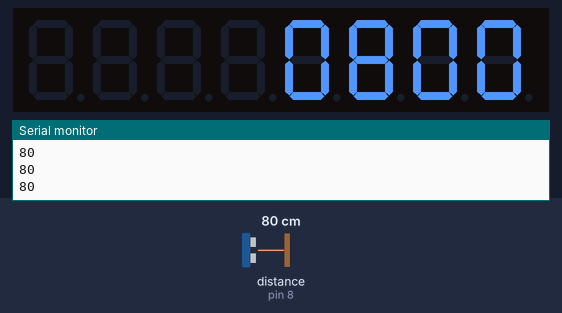
Bench run of a sketch on a simulated Arduino Uno, built with avr-gcc and run on an emulated ATmega328P. On the bench: 8-digit seven-segment display, the last lines printed to the serial monitor. Wiring (inferred from the names in the program): ultrasonic range finder: trigger pin 9; echo pin 8. The inputs (shaded band) are chosen by the test bench; at power-on: distance to the obstacle (sensor on pin 8) 80 cm. The echo pulse lasts 58.3 µs per cm.

Above: at 1.2 s.
1.3 s: distance to the obstacle (sensor on pin 8) set to 2 cm
At 2.4 s:
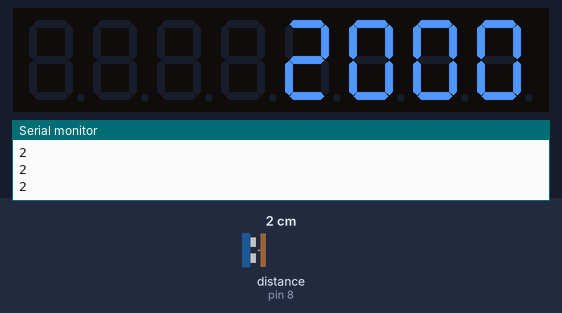
2.8 s: distance to the obstacle (sensor on pin 8) set to 4 cm
At 3.4 s:
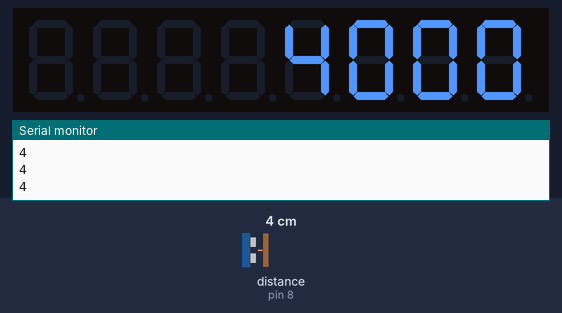
4.3 s: distance to the obstacle (sensor on pin 8) set to 9 cm
Timing chart, 0 to 7.3 s (numbered marks = the images above; inputs shaded):
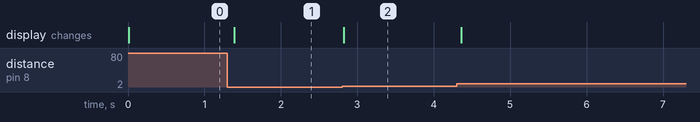

The sketch:

4digit7segUltrasoon.ino
```cpp
#include "LedControl.h" /*library for the display*/

/*
 MAX72XX pinout
 pin 12 to DataIn
 pin 11 to CLK
 pin 10 to LOAD */
LedControl lc=LedControl(12,10,11,1); /*define pins for display*/

/*display variables*/
unsigned long delaytime=250; /*delay*/
int digit3; /*Text for digit4*/
int digit2; /*Text for digit3*/
int digit1; /*Text for digit2*/
int digit0; /*Text for digit1*/

/*ultrsoonSensor variables
 ultrasoon pinout
 Vcc  --> 5V
 Trig --> 9
 Echo --> 8
 GND  --> GND
 */
const int trigPin = 9;   // trigger pin
const int echoPin = 8;   // echo in

float duration; /*Time it takes for the sound to get back to the device*/
float distance; /*to calculate distance we use (duration * 0.0343) / 2*/
int dis_round; /*round the distance number on the cm*/

void setup() {
  /*dislplay*/
  lc.shutdown(0,false); /*Wake-up call*/
  lc.setIntensity(0,8); /*Brightness*/
  lc.clearDisplay(0); /*Clear display*/
  /*ultrasoon*/
  pinMode(trigPin, OUTPUT);
  pinMode(echoPin, INPUT);
  Serial.begin(9600);
}

void distanceToObject() { /*function to calculate the distance*/
  digitalWrite(trigPin, LOW);
  delayMicroseconds(2);  /*waiting for sound to bounce back*/
  digitalWrite(trigPin, HIGH);
  delayMicroseconds(10); /*waiting a bit longer*/
  digitalWrite(trigPin, LOW);
  duration = pulseIn(echoPin, HIGH);  /*calculate the time the sound travelt*/
  distance = (duration * 0.0343) / 2; /*calculate distance*/
  dis_round = round(distance); /*rounds distance*/
  Serial.println(dis_round);
}

void distanceToScreen(){ /*to diplay to screen*/
  /*breaks-up the number into induvidual numbers*/
  digit3 = (dis_round%10);
  digit2 = ((dis_round/10)%10);
  digit1 = ((dis_round/100)%10);
  digit0 = (dis_round/1000);
  /*displays distance*/
  lc.setChar(0,0, digit0, false);
  lc.setChar(0,1, digit1, false);
  lc.setChar(0,2, digit2, false);
  lc.setChar(0,3, digit3, false);
  /*to diplay to screen*/
  if(dis_round > 1191){
    lc.setChar(0,0, 'a', false);
    lc.setChar(0,1, 'a', false);
    lc.setChar(0,2, 'a', false);
    lc.setChar(0,3, 'a', false);
  }
}

void loop() {
  distanceToObject(); /*calls the ultrsoon sensor*/
  distanceToScreen(); /*calls the display*/
  delay(100); /*refresh rate of the display/system*/
}
```

Measured:
- after the input at 1.3 s, the display: changes after 0.09 s (image 1)
- after the input at 2.8 s, the display: changes at once (image 2)
